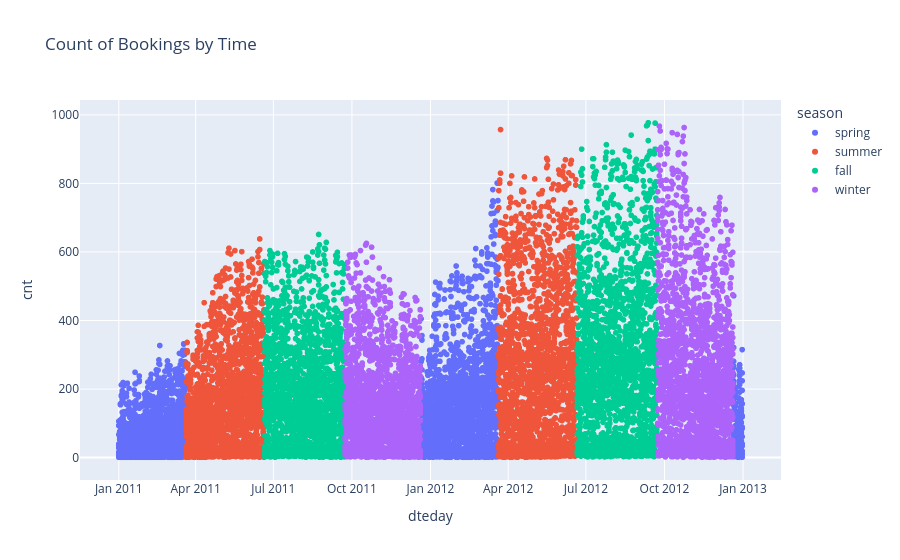

Here is the notebook cell this chart was saved with:
### Code cell
import plotly.express as px

fig = px.scatter(rb, x = 'dteday', y='cnt',
                 hover_data=['season','holiday','weekday','weathersit',],
                 color = 'season',
                 title = 'Count of Bookings by Time')
fig.update_traces(
    hovertemplate = (
        'Date: %{x}<br>'
        'Count:%{y}<br>'
        'season: %{customdata[0]}<br>'
        'holiday: %{customdata[1]}<br>'
        'weekday:%{customdata[2]}<br>'
        'weathersit:%{customdata[3]}<extra></extra>')

)
fig.show()

### Figure 1 — Plotly figure (JSON) as saved in the notebook; plotly's stock layout.template omitted (floating-point values rounded to 4 significant figures; data arrays with more than 128 entries replaced by an {"elided": "..."} marker saying what was removed)
{"data": [{"customdata": {"elided": "4202x4 mixed values"}, "hovertemplate": "Date: %{x}<br>Count:%{y}<br>season: %{customdata[0]}<br>holiday: %{customdata[1]}<br>weekday:%{customdata[2]}<br>weathersit:%{customdata[3]}<extra></extra>", "legendgroup": "spring", "marker": {"color": "#636efa", "symbol": "circle"}, "mode": "markers", "name": "spring", "showlegend": true, "type": "scattergl", "x": {"elided": "4202 str values"}, "xaxis": "x", "y": {"elided": "4202 int values"}, "yaxis": "y"}, {"customdata": {"elided": "4409x4 mixed values"}, "hovertemplate": "Date: %{x}<br>Count:%{y}<br>season: %{customdata[0]}<br>holiday: %{customdata[1]}<br>weekday:%{customdata[2]}<br>weathersit:%{customdata[3]}<extra></extra>", "legendgroup": "summer", "marker": {"color": "#EF553B", "symbol": "circle"}, "mode": "markers", "name": "summer", "showlegend": true, "type": "scattergl", "x": {"elided": "4409 str values"}, "xaxis": "x", "y": {"elided": "4409 int values"}, "yaxis": "y"}, {"customdata": {"elided": "4496x4 mixed values"}, "hovertemplate": "Date: %{x}<br>Count:%{y}<br>season: %{customdata[0]}<br>holiday: %{customdata[1]}<br>weekday:%{customdata[2]}<br>weathersit:%{customdata[3]}<extra></extra>", "legendgroup": "fall", "marker": {"color": "#00cc96", "symbol": "circle"}, "mode": "markers", "name": "fall", "showlegend": true, "type": "scattergl", "x": {"elided": "4496 str values"}, "xaxis": "x", "y": {"elided": "4496 int values"}, "yaxis": "y"}, {"customdata": {"elided": "4232x4 mixed values"}, "hovertemplate": "Date: %{x}<br>Count:%{y}<br>season: %{customdata[0]}<br>holiday: %{customdata[1]}<br>weekday:%{customdata[2]}<br>weathersit:%{customdata[3]}<extra></extra>", "legendgroup": "winter", "marker": {"color": "#ab63fa", "symbol": "circle"}, "mode": "markers", "name": "winter", "showlegend": true, "type": "scattergl", "x": {"elided": "4232 str values"}, "xaxis": "x", "y": {"elided": "4232 int values"}, "yaxis": "y"}], "layout": {"legend": {"title": {"text": "season"}, "tracegroupgap": 0}, "title": {"text": "Count of Bookings by Time"}, "xaxis": {"anchor": "y", "domain": [0, 1], "title": {"text": "dteday"}}, "yaxis": {"anchor": "x", "domain": [0, 1], "title": {"text": "cnt"}}}}
